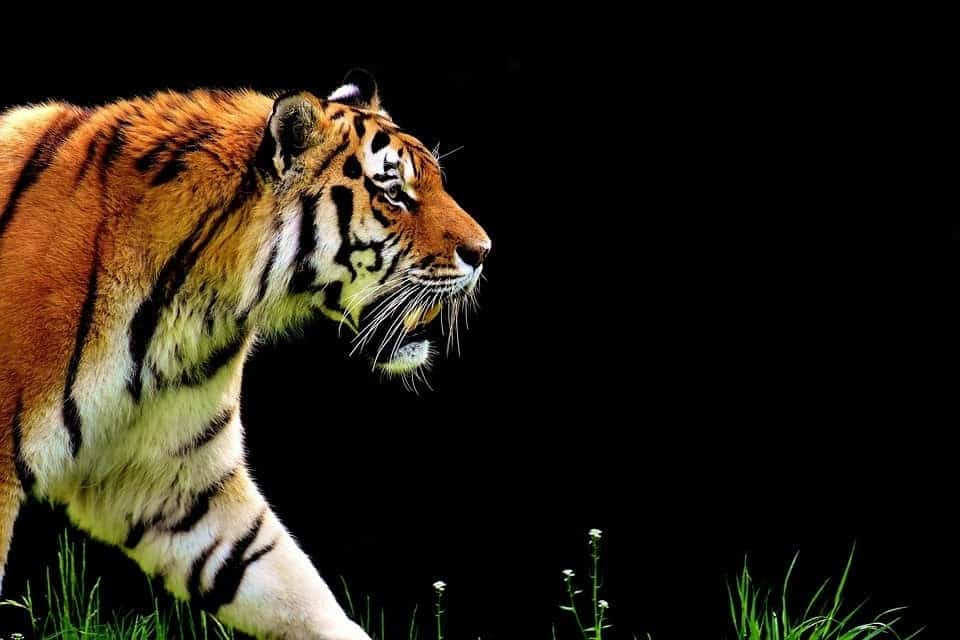
#> input picture images/tiger.jpg, 960 x 640 px
$ jupyter execute sobel_edge_detection.ipynb   (older library calls are emulated)
#> lines starting #> are read from the running program, lines starting #| are printed output that depends on the picture
[cell 1]
import cv2
import matplotlib.pyplot as plt

[cell 2]
img = cv2.imread('images/tiger.jpg')
#> img is the input picture: shape (640, 960, 3); mean B, G, R 21.1, 32.3, 39.7
bw_img = cv2.cvtColor(img, cv2.COLOR_BGR2GRAY)
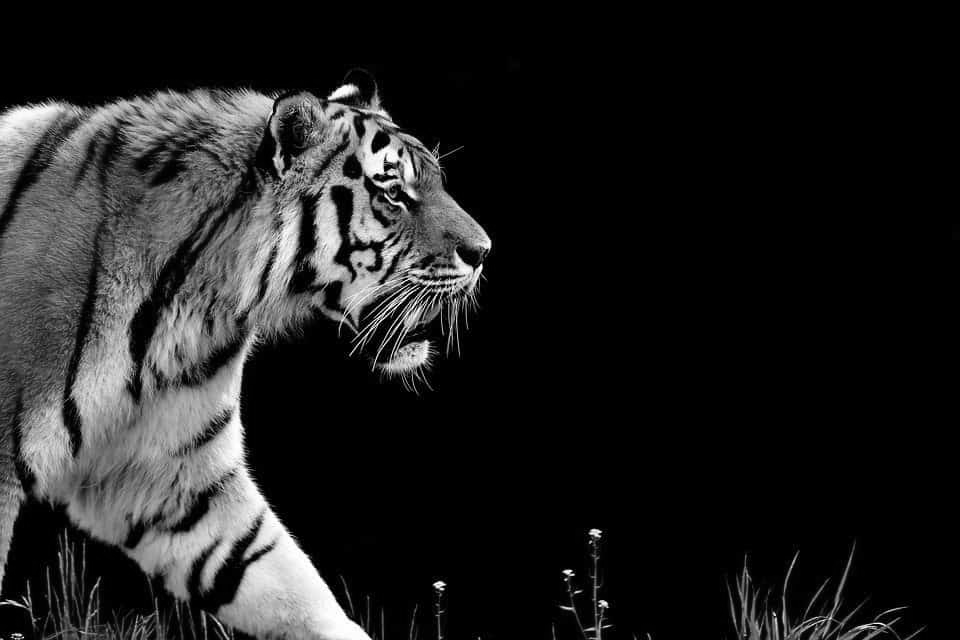
#> bw_img: shape (640, 960); min 0, max 255, mean 33.2
img = cv2.cvtColor(img, cv2.COLOR_BGR2RGB)

[cell 3]
plt.figure(figsize=(6, 3))

plt.subplot(1, 2, 1)
plt.title('Original Image')
plt.axis('off')
plt.imshow(img)
plt.subplot(1, 2, 2)
plt.title('Black & White Image')
plt.axis('off')
plt.imshow(bw_img, cmap='gray')
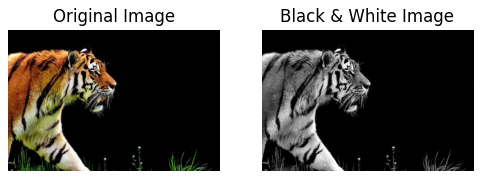
#> figure drawn by matplotlib, 2 panels

[cell 4]
# Blurring for better edge detection
img_blurred = cv2.GaussianBlur(bw_img, (3, 3), 0)

[cell 5]
# Sobel edge detection
sobelx = cv2.Sobel(src=img_blurred, ddepth=cv2.CV_64F, dx=1, dy=0, ksize=5)
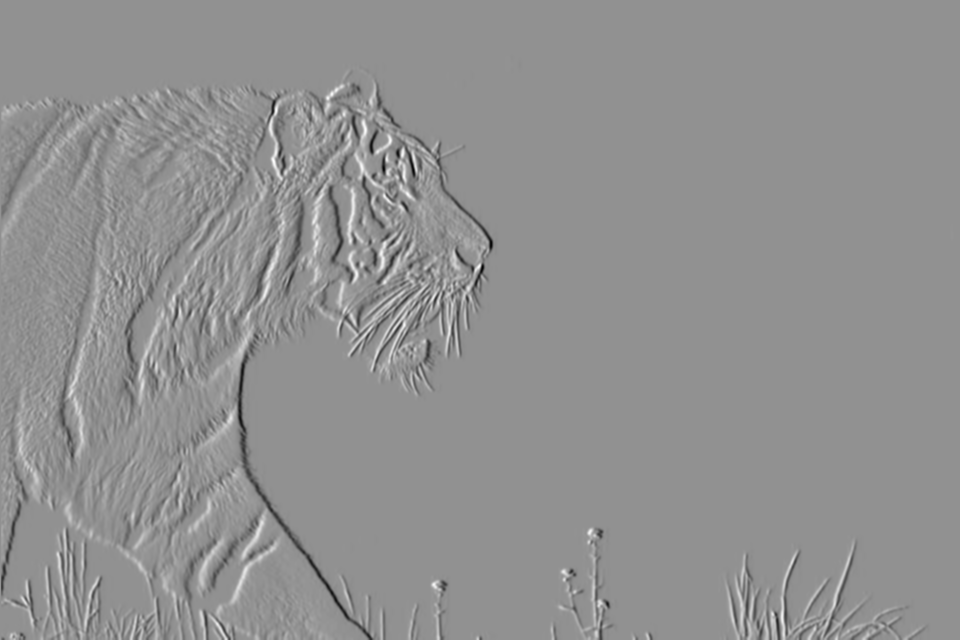
#> sobelx: shape (640, 960) float64; min -9364, max 7086, mean -10.1; drawn with min black and max white
sobely = cv2.Sobel(src=img_blurred, ddepth=cv2.CV_64F, dx=0, dy=1, ksize=5)
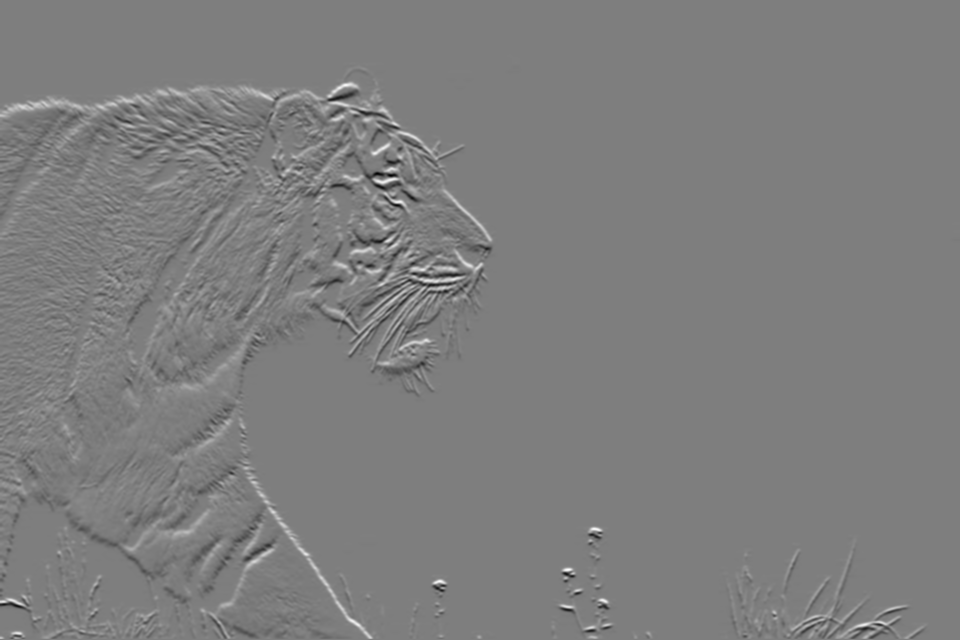
#> sobely: shape (640, 960) float64; min -8851, max 9036, mean 8.7; drawn with min black and max white
sobelxy = cv2.Sobel(src=img_blurred, ddepth=cv2.CV_64F, dx=1, dy=1, ksize=5)
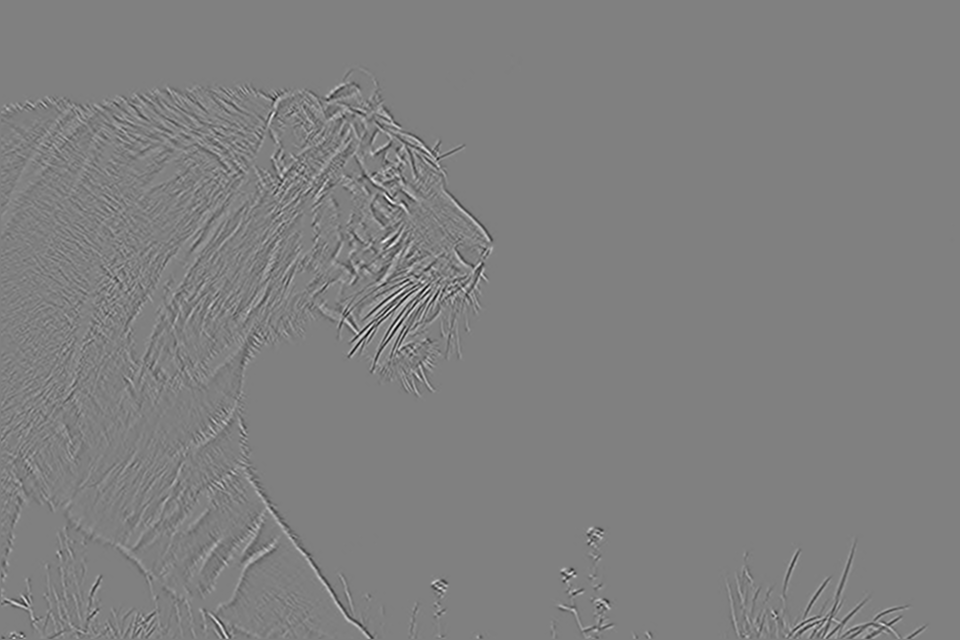
#> sobelxy: shape (640, 960) float64; min -1984, max 1963, mean 0; drawn with min black and max white

[cell 6]
plt.figure(figsize=(6, 6))
plt.subplot(2, 2, 1), plt.imshow(bw_img, cmap='gray')
plt.title('Original B & W'), plt.xticks([]), plt.yticks([])
plt.subplot(2, 2, 2), plt.imshow(sobelx, cmap='gray')
plt.title('Sobel X'), plt.xticks([]), plt.yticks([])
plt.subplot(2, 2, 3), plt.imshow(sobely, cmap='gray')
plt.title('Sobel Y'), plt.xticks([]), plt.yticks([])
plt.subplot(2, 2, 4), plt.imshow(sobelxy, cmap='gray')
plt.title('Sobel XY'), plt.xticks([]), plt.yticks([])
plt.show()
